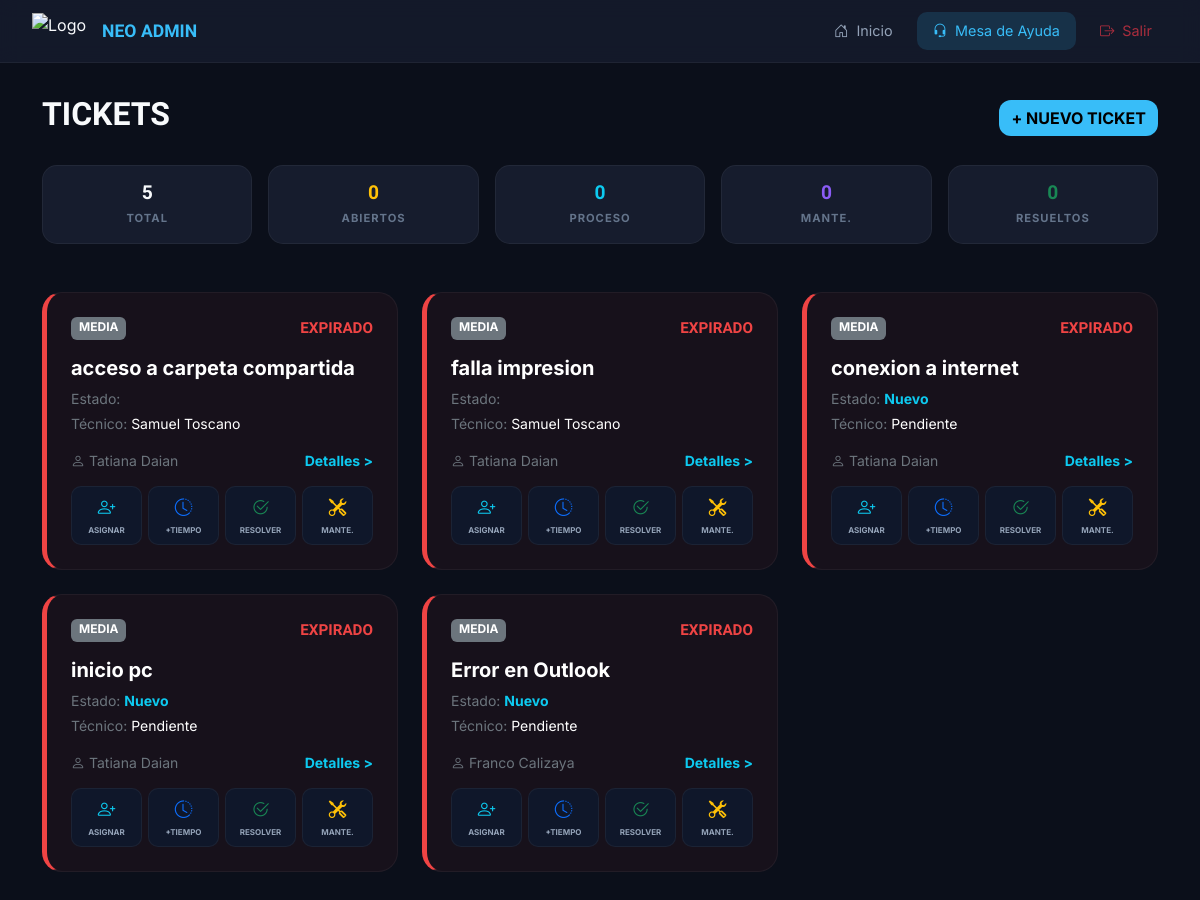
/tickets_lista.php (signed in), run on an earlier commit of the app's database.
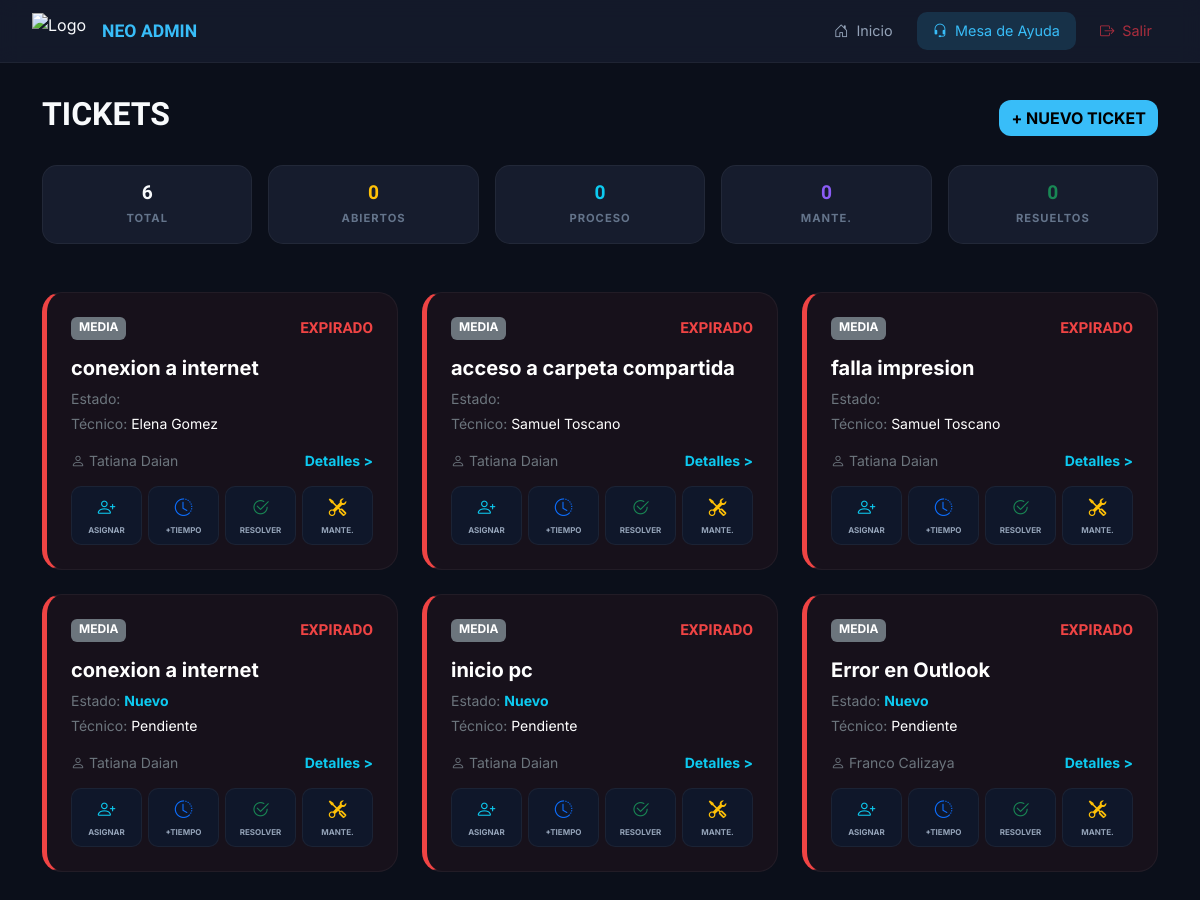
And on a later commit of the database.
### tables this page shows
CREATE TABLE `tickets` (
  `id` int(11) NOT NULL,
  `asunto` varchar(150) NOT NULL,
  `descripcion` text NOT NULL,
  `prioridad` enum('Baja','Media','Alta','Urgente') DEFAULT 'Media',
  `estado` enum('Nuevo','En curso','Resuelto','Cerrado') DEFAULT 'Nuevo',
  `detalle_resolucion` text DEFAULT NULL,
  `solicitante_id` int(11) NOT NULL,
  `tecnico_id` int(11) DEFAULT NULL,
  `fecha_creacion` timestamp NOT NULL DEFAULT current_timestamp(),
  `fecha_mantenimiento` date DEFAULT NULL,
  `fecha_actualizacion` timestamp NOT NULL DEFAULT current_timestamp() ON UPDATE current_timestamp(),
  `fecha_limite` datetime DEFAULT NULL,
  `tipo` enum('Incidencia','Solicitud') DEFAULT 'Incidencia',
  `origen` varchar(50) DEFAULT NULL,
  `archivo_adjunto` varchar(255) DEFAULT NULL
);

CREATE TABLE `usuarios` (
  `id` int(11) NOT NULL,
  `nombre_completo` varchar(100) NOT NULL,
  `usuario` varchar(50) NOT NULL,
  `email` varchar(255) DEFAULT NULL,
  `password` varchar(255) NOT NULL,
  `rol` enum('administrador','operativo','tecnico') DEFAULT NULL,
  `area` varchar(100) DEFAULT NULL,
  `dni` varchar(20) DEFAULT NULL,
  `ultimo_login` datetime DEFAULT NULL,
  `creado_en` timestamp NOT NULL DEFAULT current_timestamp()
);

### tickets_lista.php (the view, shortened to what the changed rows need)
<?php
require_once 'db.php';
$usuario_id = $_SESSION['usuario_id'];
$rol = $_SESSION['rol'];
$query_stats = "SELECT
    COUNT(*) as total,
    SUM(CASE WHEN estado = 'Abierto' OR estado = 'Mantenimiento' THEN 1 ELSE 0 END) as abiertos,
    SUM(CASE WHEN estado = 'En Proceso' THEN 1 ELSE 0 END) as proceso,
    SUM(CASE WHEN estado = 'Mantenimiento' THEN 1 ELSE 0 END) as mantenimiento,
    SUM(CASE WHEN estado = 'Resuelto' THEN 1 ELSE 0 END) as resueltos
    FROM tickets";
$stats_res = $conexion->query($query_stats);
$stats = $stats_res->fetch_assoc();
$sql = ($rol == 'administrador' || $rol == 'tecnico')
    ? "SELECT t.id, t.asunto, t.descripcion, t.prioridad, t.estado, t.fecha_creacion, t.fecha_limite,
              t.fecha_mantenimiento, t.detalle_resolucion,
              u_sol.nombre_completo AS solicitante_nombre, u_tec.nombre_completo AS tecnico_nombre,
              t.tecnico_id
       FROM tickets t
       JOIN usuarios u_sol ON t.solicitante_id = u_sol.id
       LEFT JOIN usuarios u_tec ON t.tecnico_id = u_tec.id"
    : "SELECT t.id, t.asunto, t.descripcion, t.prioridad, t.estado, t.fecha_creacion, t.fecha_limite,
              t.fecha_mantenimiento, t.detalle_resolucion,
              u_sol.nombre_completo AS solicitante_nombre
       FROM tickets t
       JOIN usuarios u_sol ON t.solicitante_id = u_sol.id
       WHERE t.solicitante_id = $usuario_id";
$sql .= " ORDER BY t.fecha_creacion DESC";
$res = $conexion->query($sql);
?>
<!DOCTYPE html>
<html lang="es">
<head>
    <link href="https://cdn.jsdelivr.net/npm/bootstrap@5.3.0/dist/css/bootstrap.min.css" rel="stylesheet">
    <link rel="stylesheet" href="https://cdn.jsdelivr.net/npm/bootstrap-icons@1.11.1/font/bootstrap-icons.css">
</head>
<body>
    <div class="container pb-5">
        <div class="d-flex justify-content-between align-items-center mb-4">
            <h2 style="font-family: 'Orbitron'; font-weight: bold;">TICKETS</h2>
        </div>
        <div class="row g-3 mb-5">
            <div class="col-md"><div class="card-stat"><h6><?php echo $stats['total']; ?></h6><small>TOTAL</small></div></div>
        </div>
        <div class="row g-4">
            <?php while($row = $res->fetch_assoc()):
                $isMantenimiento = ($row['estado'] === 'Mantenimiento');
                $displayTitle = $isMantenimiento ? ($row['detalle_resolucion'] ?: 'Mantenimiento Programado') : $row['asunto'];
                $displayDeadline = $isMantenimiento ? $row['fecha_mantenimiento'] : $row['fecha_limite'];
                if(empty($displayDeadline) && !$isMantenimiento){
                    $displayDeadline = date('Y-m-d H:i:s', strtotime($row['fecha_creacion'] . ' + 48 hours'));
                }
            ?>
            <div class="col-md-4">
                <div class="card-ticket <?php echo $isMantenimiento ? 'card-mantenimiento' : ''; ?>"
                     id="card-<?php echo $row['id']; ?>"
                     data-deadline="<?php echo $displayDeadline; ?>"
                     data-estado="<?php echo $row['estado']; ?>">
                    <div class="d-flex justify-content-between mb-3">
                        <span class="badge <?php echo $isMantenimiento ? 'bg-primary' : 'bg-secondary'; ?> text-uppercase px-2 py-1">
                            <?php echo $isMantenimiento ? 'Mantenimiento' : $row['prioridad']; ?>
                        </span>
                        <div id="timer-<?php echo $row['id']; ?>" class="timer-display">Cargando...</div>
                    </div>
                    <h5 class="fw-bold text-white mb-2"><?php echo htmlspecialchars($displayTitle); ?></h5>
                    <p class="text-secondary small mb-1">Estado: <span class="text-info fw-bold"><?php echo $row['estado']; ?></span></p>
                    <p class="text-secondary small mb-3">Técnico: <span class="text-white"><?php echo $row['tecnico_nombre'] ?? 'Pendiente'; ?></span></p>
                    <div class="d-flex justify-content-between align-items-center mb-1">
                        <span class="small text-secondary"><i class="bi bi-person me-1"></i><?php echo htmlspecialchars($row['solicitante_nombre']); ?></span>
                        <a href="javascript:void(0)" onclick="verDetalle(<?php echo $row['id']; ?>)" class="text-info small text-decoration-none fw-bold">Detalles ></a>
                    </div>
                    <?php if ($rol == 'administrador' || $rol == 'tecnico'): ?>
                    <div class="btn-action-group">
                        <div onclick="asignarTicket(<?php echo $row['id']; ?>)" class="btn-action-card">
                            <i class="bi bi-person-plus text-info"></i><span>Asignar</span>
                        </div>
                        <div onclick="extenderTiempo(<?php echo $row['id']; ?>)" class="btn-action-card">
                            <i class="bi bi-clock-history text-primary"></i><span>+Tiempo</span>
                        </div>
                        <div onclick="resolverTicket(<?php echo $row['id']; ?>)" class="btn-action-card">
                            <i class="bi bi-check2-circle text-success"></i><span>Resolver</span>
                        </div>
                        <div onclick="mantenimientoTicket(<?php echo $row['id']; ?>)" class="btn-action-card">
                            <i class="bi bi-tools text-warning"></i><span>Mante.</span>
                        </div>
                    </div>
                    <?php endif; ?>
                </div>
            </div>
            <?php endwhile; ?>
        </div>
    </div>
</body>
</html>

What changed in the data, as far as the page shows it:
added tickets: prioridad "MEDIA", asunto "conexion a internet", tecnico.nombre_completo "Elena Gomez", solicitante.nombre_completo "Tatiana Daian"
Also different on the page:
$stats['total']: "5" → "6"
